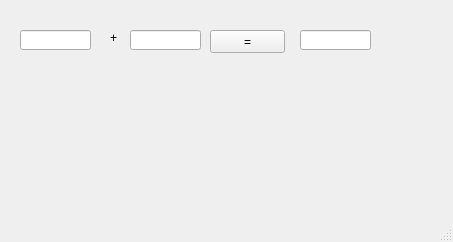
<?xml version="1.0" encoding="UTF-8"?>
<ui version="4.0">
 <class>MainWindow</class>
 <widget class="QMainWindow" name="MainWindow">
  <property name="geometry">
   <rect>
    <x>0</x>
    <y>0</y>
    <width>453</width>
    <height>242</height>
   </rect>
  </property>
  <property name="windowTitle">
   <string>MainWindow</string>
  </property>
  <widget class="QWidget" name="centralwidget">
   <widget class="QLabel" name="lbl">
    <property name="geometry">
     <rect>
      <x>110</x>
      <y>30</y>
      <width>16</width>
      <height>16</height>
     </rect>
    </property>
    <property name="text">
     <string>+</string>
    </property>
   </widget>
   <widget class="QLineEdit" name="lin1">
    <property name="geometry">
     <rect>
      <x>20</x>
      <y>30</y>
      <width>71</width>
      <height>20</height>
     </rect>
    </property>
    <property name="inputMask">
     <string/>
    </property>
   </widget>
   <widget class="QLineEdit" name="lin3">
    <property name="geometry">
     <rect>
      <x>300</x>
      <y>30</y>
      <width>71</width>
      <height>20</height>
     </rect>
    </property>
   </widget>
   <widget class="QLineEdit" name="lin2">
    <property name="geometry">
     <rect>
      <x>130</x>
      <y>30</y>
      <width>71</width>
      <height>20</height>
     </rect>
    </property>
    <property name="inputMask">
     <string/>
    </property>
   </widget>
   <widget class="QPushButton" name="pb">
    <property name="geometry">
     <rect>
      <x>210</x>
      <y>30</y>
      <width>75</width>
      <height>23</height>
     </rect>
    </property>
    <property name="text">
     <string>=</string>
    </property>
   </widget>
  </widget>
  <widget class="QMenuBar" name="menubar">
   <property name="geometry">
    <rect>
     <x>0</x>
     <y>0</y>
     <width>453</width>
     <height>21</height>
    </rect>
   </property>
  </widget>
  <widget class="QStatusBar" name="statusbar"/>
 </widget>
 <resources/>
 <connections/>
</ui>
